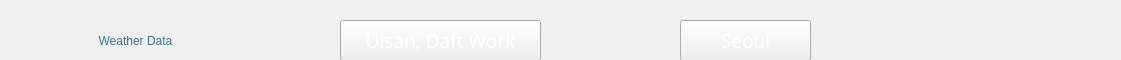
  <widget class="QFrame" name="frame_we_1">
   <property name="geometry">
    <rect>
     <x>150</x>
     <y>0</y>
     <width>1121</width>
     <height>60</height>
    </rect>
   </property>
   <property name="styleSheet">
    <string notr="true"/>
   </property>
   <property name="frameShape">
    <enum>QFrame::NoFrame</enum>
   </property>
   <property name="frameShadow">
    <enum>QFrame::Raised</enum>
   </property>
   <widget class="QLabel" name="label_5">
    <property name="geometry">
     <rect>
      <x>20</x>
      <y>20</y>
      <width>231</width>
      <height>41</height>
     </rect>
    </property>
    <property name="styleSheet">
     <string notr="true">color: rgb(59, 116, 136);
font: 20pt &quot;Century Gothic&quot;;
</string>
    </property>
    <property name="text">
     <string>Weather Data</string>
    </property>
    <property name="alignment">
     <set>Qt::AlignCenter</set>
    </property>
   </widget>
   <widget class="QPushButton" name="pushButton_room1_3">
    <property name="geometry">
     <rect>
      <x>340</x>
      <y>20</y>
      <width>201</width>
      <height>41</height>
     </rect>
    </property>
    <property name="font">
     <font>
      <family>Century Gothic</family>
      <pointsize>14</pointsize>
      <weight>50</weight>
      <italic>false</italic>
      <bold>false</bold>
     </font>
    </property>
    <property name="styleSheet">
     <string notr="true">color: rgb(255, 255, 255);
font: 14pt &quot;Century Gothic&quot;;</string>
    </property>
    <property name="text">
     <string>Ulsan, Daft Work</string>
    </property>
   </widget>
   <widget class="QPushButton" name="pushButton_room1_4">
    <property name="geometry">
     <rect>
      <x>680</x>
      <y>20</y>
      <width>131</width>
      <height>41</height>
     </rect>
    </property>
    <property name="font">
     <font>
      <family>Century Gothic</family>
      <pointsize>14</pointsize>
      <weight>50</weight>
      <italic>false</italic>
      <bold>false</bold>
     </font>
    </property>
    <property name="styleSheet">
     <string notr="true">color: rgb(255, 255, 255);
font: 14pt &quot;Century Gothic&quot;;</string>
    </property>
    <property name="text">
     <string>Seoul</string>
    </property>
   </widget>
  </widget>
